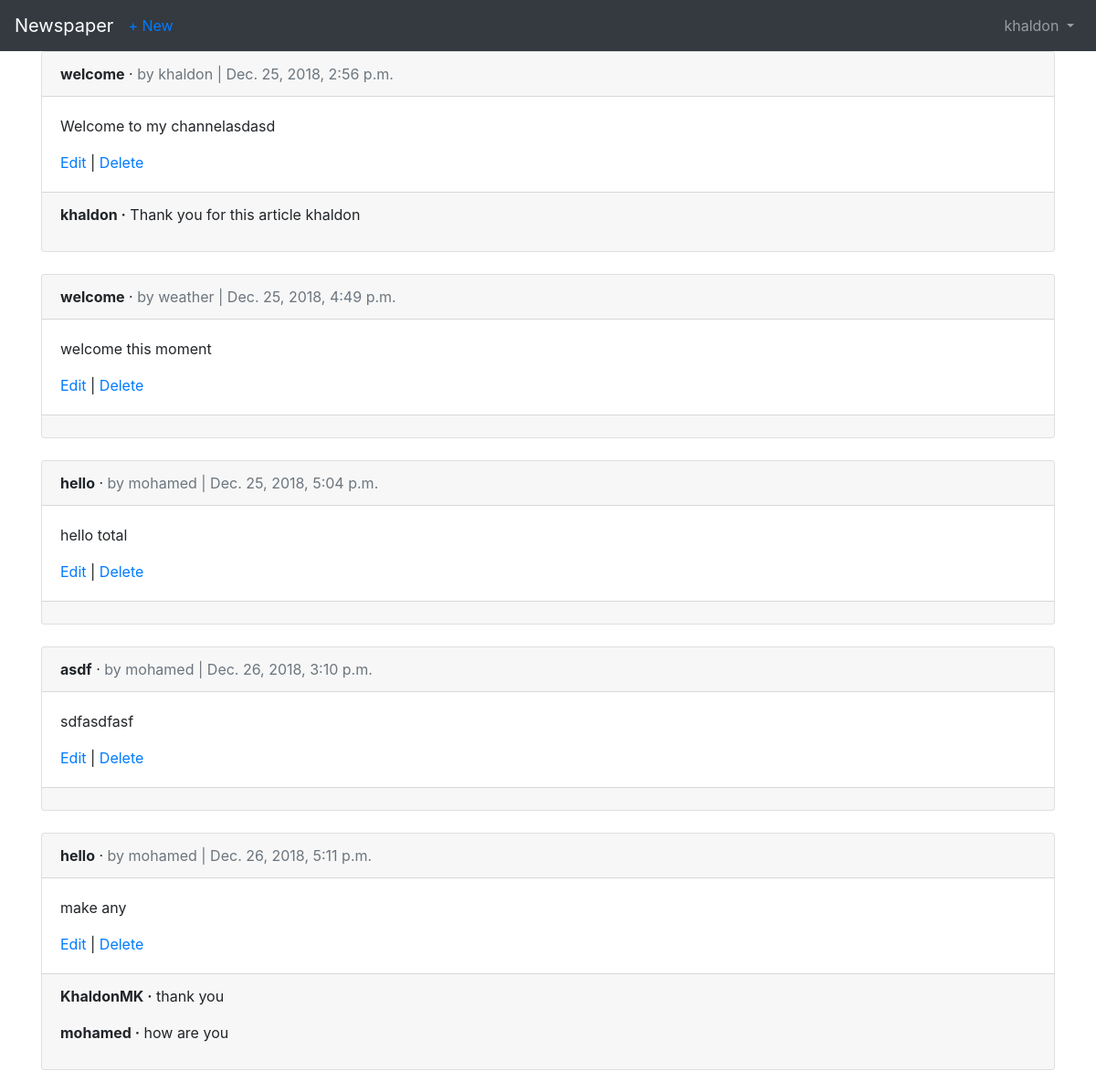
Screenshot of /articles/ (signed in) with the database file from the repository.
### users/models.py (models this page shows)
class CustomUser(AbstractUser):
    age = models.PositiveIntegerField(default=0 )

### articles/models.py (models this page shows, shortened)
class Article(models.Model):
    title = models.CharField( max_length=100)
    body = models.TextField()
    date = models.DateTimeField(auto_now_add=True)
    author = models.ForeignKey(settings.AUTH_USER_MODEL, on_delete=models.CASCADE)

class Comment(models.Model):
    article = models.ForeignKey(Article, on_delete=models.CASCADE, related_name= 'comments')
    comment = models.CharField(max_length=140)
    author  = models.ForeignKey(settings.AUTH_USER_MODEL, on_delete=models.CASCADE)
    def __str__(self):
        return self.comment

### articles/views.py (the view)
# urls.py: path('',views.ArticleListView.as_view(),                   name='article_list'),
class ArticleListView(ListView):
    model = models.Article
    template_name = 'article_list.html'

### templates/article_list.html (shortened to what this page needs)
{% extends "base.html" %}
{% block content %}
  {% for article in object_list %}
  <div class="card">
    <div class="card-header">
      <span class="font-weight-bold">{{ article.title }}</span> &middot;
      <span class="text-muted">by {{ article.author }} | {{ article.date }}</span>
    </div>
    <div class="card-body">
      <p>{{ article.body }}</p>
      <a href="{% url 'article_edit' article.pk %}">Edit</a> | <a href="{% url 'article_delete' article.pk %}">Delete</a>
    </div>
    <div class="card-footer">
      {% for comment in article.comments.all  %}
            <p>
              <span class="font-weight-bold">{{ comment.author }} &middot;</span>
              {{comment}}
            </p>
      {% endfor %}
    </div>
  </div>
  <br />
  {% endfor %}
{% endblock %}

### templates/base.html (shortened to what this page needs)
<!DOCTYPE html>
<html lang="en" dir="ltr">
  <head>
    <link rel="stylesheet" href="https://stackpath.bootstrapcdn.com/bootstrap/4.1.3/css/bootstrap.min.css">
  </head>
  <body>
    <nav class="navbar navbar-expand-md navbar-dark bg-dark mb- ">
    <a class="navbar-brand" href="{% url 'home' %}">Newspaper</a>
    {% if user.is_authenticated %}
          <ul class="navbar-nav mr-auto">
          <li class="nav-item"><a href="{% url 'article_new' %}">+ New</a></li>
          </ul>
    {% endif %}
    <div class="collapse navbar-collapse" id="navbarCollapse">
    {% if user.is_authenticated %}
    <ul class="navbar-nav ml-auto">
          <li class="nav-item">
            <a class="nav-link dropdown-toggle" href="#" id="userMenu" data-toggle="dropdown" aria-haspopup="true" aria-expanded="false">
            {{ user.username }}
            </a>
        </li>
    </ul>
    {% else %}
    <form class="form-inline ml-auto">
        <a href="{% url 'login' %}" class="btn btn-outline-secondary">Log in</a>
        <a href="{% url 'users:signup' %}" class="btn btn-primary ml- ">Sign up</a>
    </form>
    {% endif %}
  </div>
</nav>
    <div class="container">
    {% block content %}
    {% endblock %}
    </div>
  </body>
</html>

### rows the page displays
CustomUser: username "khaldon"
Article: title "welcome", author "khaldon", date "Dec. 25, 2018, 2:56 p.m.", body "Welcome to my channelasdasd"
Comment: author "khaldon", comment "Thank you for this article khaldon"
Article: title "welcome", author "weather", date "Dec. 25, 2018, 4:49 p.m.", body "welcome this moment"
Article: title "hello", author "mohamed", date "Dec. 25, 2018, 5:04 p.m.", body "hello total"
Article: title "asdf", author "mohamed", date "Dec. 26, 2018, 3:10 p.m.", body "sdfasdfasf"
Article: title "hello", author "mohamed", date "Dec. 26, 2018, 5:11 p.m.", body "make any"
Comment: author "KhaldonMK", comment "thank you"
Comment: author "mohamed", comment "how are you"
